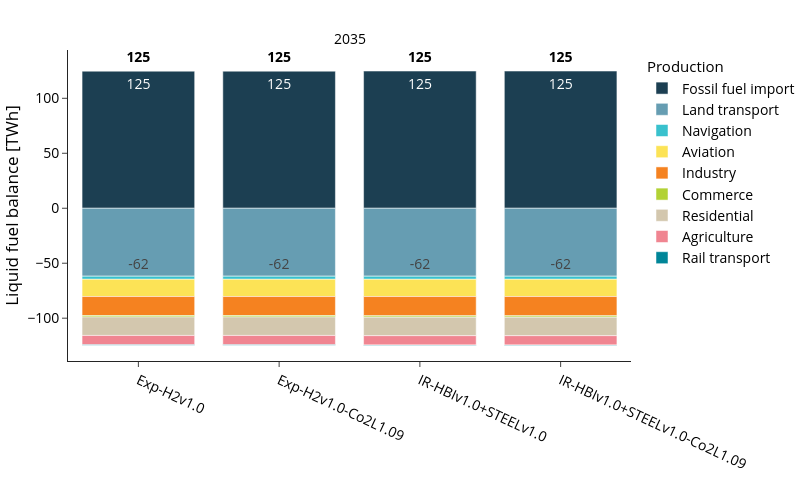

The cell this chart's notebook holds for it:
### Markdown cell above
### Liquid Fuel Balance

### Code cell
plot_config['chart_config'] = yaml_config['charts']['liquid_fuel_balance']

fig, df = plot_energy_balance(
    carrier="oil",
    balance_dict=balance_dict,
    config=plot_config,
    rename_function=rename_oil,
    save_dir=SDIR
)

fig.show()

### Figure 1 — Plotly figure (JSON) as saved in the notebook; plotly's stock layout.template omitted (floating-point values rounded to 4 significant figures)
{"data": [{"hovertemplate": "=%{x}<br>Liquid fuel balance [TWh]=%{text}<extra></extra>", "legendgroup": "Production", "legendgrouptitle": {"text": "Production"}, "marker": {"color": "#1c3f52", "pattern": {"shape": ""}}, "name": "Fossil fuel import", "orientation": "v", "showlegend": true, "text": [124.7, 124.7, 124.8, 124.8], "textangle": 0, "textposition": "inside", "texttemplate": "%{y:.0f}", "type": "bar", "x": ["Exp-H2v1.0", "Exp-H2v1.0-Co2L1.09", "IR-HBIv1.0+STEELv1.0", "IR-HBIv1.0+STEELv1.0-Co2L1.09"], "xaxis": "x", "y": [124.7, 124.7, 124.8, 124.8], "yaxis": "y"}, {"hovertemplate": "=%{x}<br>Liquid fuel balance [TWh]=%{text}<extra></extra>", "legendgroup": "Consumption", "legendgrouptitle": {"text": "Consumption"}, "marker": {"color": "#669db2", "pattern": {"shape": ""}}, "name": "Land transport", "orientation": "v", "showlegend": true, "text": [-61.8, -61.8, -61.8, -61.8], "textangle": 0, "textposition": "inside", "texttemplate": "%{y:.0f}", "type": "bar", "x": ["Exp-H2v1.0", "Exp-H2v1.0-Co2L1.09", "IR-HBIv1.0+STEELv1.0", "IR-HBIv1.0+STEELv1.0-Co2L1.09"], "xaxis": "x", "y": [-61.8, -61.8, -61.8, -61.8], "yaxis": "y"}, {"hovertemplate": "=%{x}<br>Liquid fuel balance [TWh]=%{text}<extra></extra>", "legendgroup": "Consumption", "legendgrouptitle": {"text": "Consumption"}, "marker": {"color": "#39c1cd", "pattern": {"shape": ""}}, "name": "Navigation", "orientation": "v", "showlegend": true, "text": [-2.8, -2.8, -2.8, -2.8], "textangle": 0, "textposition": "inside", "texttemplate": "%{y:.0f}", "type": "bar", "x": ["Exp-H2v1.0", "Exp-H2v1.0-Co2L1.09", "IR-HBIv1.0+STEELv1.0", "IR-HBIv1.0+STEELv1.0-Co2L1.09"], "xaxis": "x", "y": [-2.8, -2.8, -2.8, -2.8], "yaxis": "y"}, {"hovertemplate": "=%{x}<br>Liquid fuel balance [TWh]=%{text}<extra></extra>", "legendgroup": "Consumption", "legendgrouptitle": {"text": "Consumption"}, "marker": {"color": "#fce356", "pattern": {"shape": ""}}, "name": "Aviation", "orientation": "v", "showlegend": true, "text": [-15.7, -15.7, -15.7, -15.7], "textangle": 0, "textposition": "inside", "texttemplate": "%{y:.0f}", "type": "bar", "x": ["Exp-H2v1.0", "Exp-H2v1.0-Co2L1.09", "IR-HBIv1.0+STEELv1.0", "IR-HBIv1.0+STEELv1.0-Co2L1.09"], "xaxis": "x", "y": [-15.7, -15.7, -15.7, -15.7], "yaxis": "y"}, {"hovertemplate": "=%{x}<br>Liquid fuel balance [TWh]=%{text}<extra></extra>", "legendgroup": "Consumption", "legendgrouptitle": {"text": "Consumption"}, "marker": {"color": "#f58220", "pattern": {"shape": ""}}, "name": "Industry", "orientation": "v", "showlegend": true, "text": [-17.3, -17.3, -17.5, -17.5], "textangle": 0, "textposition": "inside", "texttemplate": "%{y:.0f}", "type": "bar", "x": ["Exp-H2v1.0", "Exp-H2v1.0-Co2L1.09", "IR-HBIv1.0+STEELv1.0", "IR-HBIv1.0+STEELv1.0-Co2L1.09"], "xaxis": "x", "y": [-17.3, -17.3, -17.5, -17.5], "yaxis": "y"}, {"hovertemplate": "=%{x}<br>Liquid fuel balance [TWh]=%{text}<extra></extra>", "legendgroup": "Consumption", "legendgrouptitle": {"text": "Consumption"}, "marker": {"color": "#b2d235", "pattern": {"shape": ""}}, "name": "Commerce", "orientation": "v", "showlegend": true, "text": [-1.3, -1.3, -1.3, -1.3], "textangle": 0, "textposition": "inside", "texttemplate": "%{y:.0f}", "type": "bar", "x": ["Exp-H2v1.0", "Exp-H2v1.0-Co2L1.09", "IR-HBIv1.0+STEELv1.0", "IR-HBIv1.0+STEELv1.0-Co2L1.09"], "xaxis": "x", "y": [-1.3, -1.3, -1.3, -1.3], "yaxis": "y"}, {"hovertemplate": "=%{x}<br>Liquid fuel balance [TWh]=%{text}<extra></extra>", "legendgroup": "Consumption", "legendgrouptitle": {"text": "Consumption"}, "marker": {"color": "#d3c7ae", "pattern": {"shape": ""}}, "name": "Residential", "orientation": "v", "showlegend": true, "text": [-16.8, -16.8, -16.8, -16.8], "textangle": 0, "textposition": "inside", "texttemplate": "%{y:.0f}", "type": "bar", "x": ["Exp-H2v1.0", "Exp-H2v1.0-Co2L1.09", "IR-HBIv1.0+STEELv1.0", "IR-HBIv1.0+STEELv1.0-Co2L1.09"], "xaxis": "x", "y": [-16.8, -16.8, -16.8, -16.8], "yaxis": "y"}, {"hovertemplate": "=%{x}<br>Liquid fuel balance [TWh]=%{text}<extra></extra>", "legendgroup": "Consumption", "legendgrouptitle": {"text": "Consumption"}, "marker": {"color": "#f08591", "pattern": {"shape": ""}}, "name": "Agriculture", "orientation": "v", "showlegend": true, "text": [-8.5, -8.5, -8.5, -8.5], "textangle": 0, "textposition": "inside", "texttemplate": "%{y:.0f}", "type": "bar", "x": ["Exp-H2v1.0", "Exp-H2v1.0-Co2L1.09", "IR-HBIv1.0+STEELv1.0", "IR-HBIv1.0+STEELv1.0-Co2L1.09"], "xaxis": "x", "y": [-8.5, -8.5, -8.5, -8.5], "yaxis": "y"}, {"hovertemplate": "=%{x}<br>Liquid fuel balance [TWh]=%{text}<extra></extra>", "legendgroup": "Consumption", "legendgrouptitle": {"text": "Consumption"}, "marker": {"color": "#008598", "pattern": {"shape": ""}}, "name": "Rail transport", "orientation": "v", "showlegend": true, "text": [-0.4, -0.4, -0.4, -0.4], "textangle": 0, "textposition": "inside", "texttemplate": "%{y:.0f}", "type": "bar", "x": ["Exp-H2v1.0", "Exp-H2v1.0-Co2L1.09", "IR-HBIv1.0+STEELv1.0", "IR-HBIv1.0+STEELv1.0-Co2L1.09"], "xaxis": "x", "y": [-0.4, -0.4, -0.4, -0.4], "yaxis": "y"}, {"hoverinfo": "skip", "mode": "text", "showlegend": false, "text": ["125", "125", "125", "125"], "textfont": {"color": "black", "size": 14, "weight": "bold"}, "textposition": "top center", "type": "scatter", "x": ["Exp-H2v1.0", "Exp-H2v1.0-Co2L1.09", "IR-HBIv1.0+STEELv1.0", "IR-HBIv1.0+STEELv1.0-Co2L1.09"], "xaxis": "x", "y": [129.7, 129.7, 129.8, 129.8], "yaxis": "y"}, {"hoverinfo": "skip", "mode": "text", "showlegend": false, "text": ["", "", "", ""], "textfont": {"color": "black", "size": 14, "weight": "bold"}, "textposition": "bottom center", "type": "scatter", "x": ["Exp-H2v1.0", "Exp-H2v1.0-Co2L1.09", "IR-HBIv1.0+STEELv1.0", "IR-HBIv1.0+STEELv1.0-Co2L1.09"], "xaxis": "x", "y": [119.6, 119.6, 119.8, 119.8], "yaxis": "y"}], "layout": {"annotations": [{"font": {}, "showarrow": false, "text": "2035", "x": 0.5, "xanchor": "center", "xref": "paper", "y": 1, "yanchor": "bottom", "yref": "paper"}], "barmode": "relative", "height": 500, "legend": {"title": {"text": ""}, "tracegroupgap": 0, "traceorder": "normal"}, "width": 800, "xaxis": {"anchor": "y", "categoryarray": [], "categoryorder": "array", "domain": [0, 1], "tickangle": 25, "title": {"text": ""}}, "yaxis": {"anchor": "x", "domain": [0, 1], "title": {"text": "Liquid fuel balance [TWh]"}}}}
